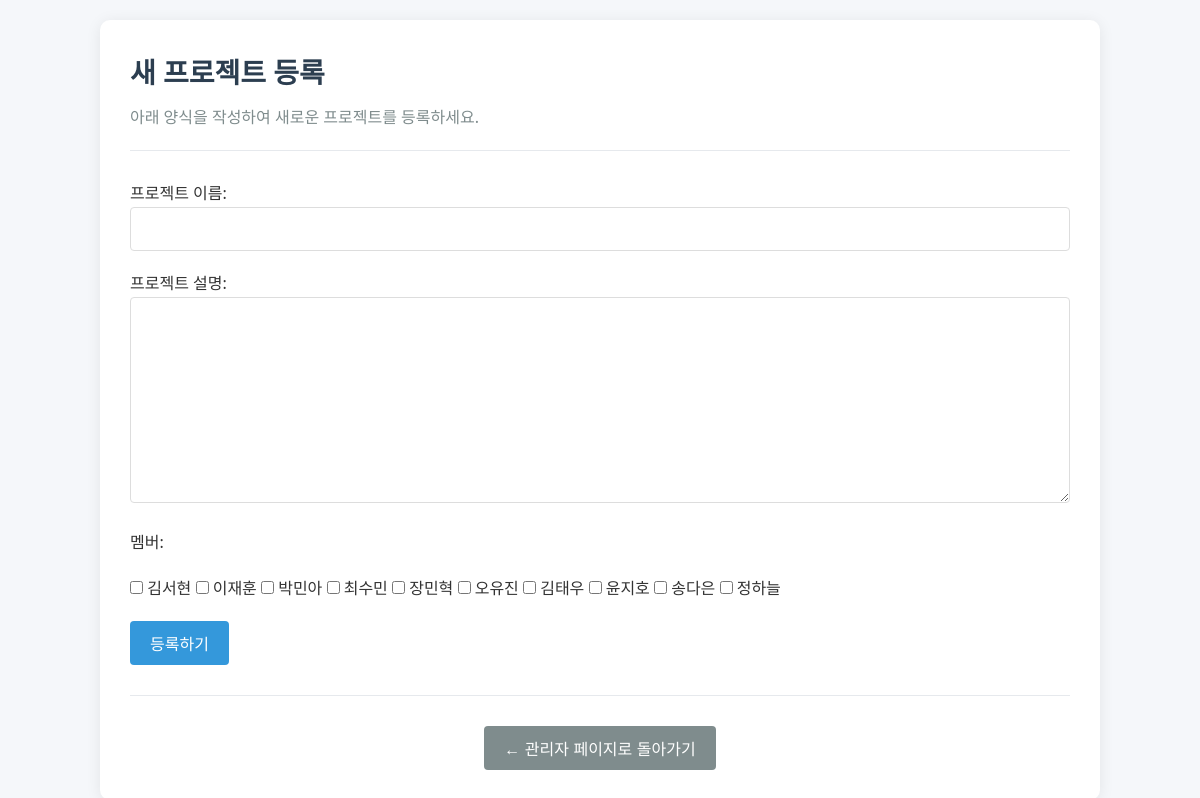
/projects/add/, run on the app's committed database.
### projects/models.py (models this page shows, shortened)
class Member(models.Model):
    member_id = models.AutoField(primary_key=True)
    name = models.CharField(max_length=10, null=False, blank=False)

### projects/views.py (the view, shortened to what this page needs)
# urls.py: path('projects/add/', views.AddView.as_view(), name='project_add'),
class AddView(generic.CreateView):
    model = Project
    fields = ['project_name', 'description', 'members']
    template_name = 'projects/admin_project_add.html'
    context_object_name = 'project'
    success_url = reverse_lazy('project:manager')
    def get_context_data(self, **kwargs):
        context = super().get_context_data(**kwargs)
        context['all_members'] = Member.objects.all()
        return context

### projects/templates/projects/admin_project_add.html (shortened to what this page needs)
<!DOCTYPE html>
<html lang="en">
<head>
    {% load static %}
    <link rel="stylesheet" href="{% static 'project/style.css' %}">
</head>
<body>
    <div class="container">
        <header class="project-header">
            <h1 class="project-title">새 프로젝트 등록</h1>
            <p class="project-description">아래 양식을 작성하여 새로운 프로젝트를 등록하세요.</p>
        </header>
        <section>
            <form method="post">
                <p>프로젝트 이름: {{ form.project_name }}</p>
                <p>프로젝트 설명: {{ form.description }}</p>
                <div id="member-list">
                    <p>멤버:</p>
                    {% for member in all_members %}
                    <input type="checkbox" name="members" value="{{ member.pk }}" {% if member in project.members.all %}checked{% endif %}>
                    {{ member.name }}
                    {% endfor %}
                </div>
                <button type="submit" class="submit-button">등록하기</button>
            </form>
        </section>
        <footer class="back-footer">
            <a href="{% url 'project:manager' %}" class="back-link">
                <button class="back-button">← 관리자 페이지로 돌아가기</button>
            </a>
        </footer>
    </div>
</body>
</html>

### projects/static/project/style.css (style rules this page uses)
* { box-sizing: border-box; margin: 0; padding: 0; }
body { font-family: 'Noto Sans KR', 'Segoe UI', Arial, sans-serif; line-height: 1.6; color: #333; background-color: #f5f7fa; padding: 20px; }
.container { max-width: 1000px; margin: 0 auto; background-color: #fff; padding: 30px; border-radius: 10px; box-shadow: 0 2px 15px rgba(0, 0, 0, 0.08); }
header, .project-header { margin-bottom: 30px; padding-bottom: 20px; border-bottom: 1px solid #e6e9ed; }
h1, .project-title, #main-title { font-size: 28px; color: #2c3e50; margin-bottom: 10px; }
.subtitle, .project-description { font-size: 16px; color: #7f8c8d; }
form { margin-bottom: 30px; }
form p, form div { margin-bottom: 20px; }
input[type="text"], textarea, select { width: 100%; padding: 12px; border: 1px solid #ddd; border-radius: 4px; font-size: 16px; }
textarea { min-height: 120px; resize: vertical; }
button, .submit-button, .back-button, .add-button { background-color: #3498db; color: #fff; border: none; padding: 10px 20px; border-radius: 4px; font-size: 16px; cursor: pointer; transition: background-color 0.2s; }
.back-button { background-color: #7f8c8d; }
a { color: #3498db; text-decoration: none; }
.back-link { display: inline-block; margin-top: 10px; }
footer { margin-top: 40px; padding-top: 20px; border-top: 1px solid #e6e9ed; }
.back-footer { margin-top: 30px; text-align: center; }
.back-footer .back-link { font-size: 16px; color: #3498db; text-decoration: none; }

### data on the page
Member: name "김서현"
Member: name "이재훈"
Member: name "박민아"
Member: name "최수민"
Member: name "장민혁"
Member: name "오유진"
Member: name "김태우"
Member: name "윤지호"
Member: name "송다은"
Member: name "정하늘"
